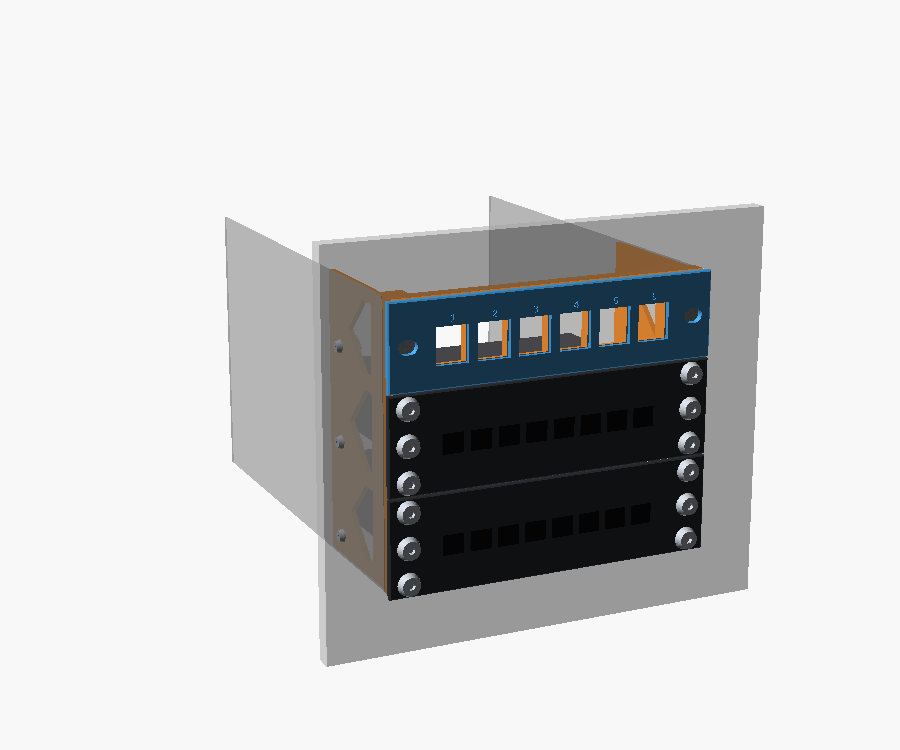
#> input picture docs/img/a_3bay_bezel.png, 900 x 750 px, given in place of mod-ms105g.png, which was not available
$ python render_docs.py modules.png '#' only these sheets '(and' their 'views)'
#> lines starting #> are read from the running program, lines starting #| are printed output that depends on the picture; after the words box and inside, x2 and y2 are one past the last pixel; in counts of white or black regions, pixels touching at a corner belong together
### scripts/build.py
#!/usr/bin/env python3
"""Build every bay2rack variant from one table.

VARIANTS below is the single source of truth. It generates:
  src/bay2rack.json   presets for the OpenSCAD Customizer
  stl/<family>/...    ready-to-print STL files (already in print orientation)
  stl/README.md       what to print for each variant + the hardware you need
  stl/index.json      the same catalogue for the web viewer

Usage:
  python scripts/build.py               build everything
  python scripts/build.py 3bay bezel    only variants whose path contains every word
  python scripts/build.py --json        only regenerate the Customizer presets
  python scripts/build.py --list        list the variants
Set OPENSCAD=/path/to/openscad to choose the binary.
"""
import json
import os
import re
import shutil
import struct
import subprocess
import sys
from concurrent.futures import ThreadPoolExecutor
from pathlib import Path

ROOT = Path(__file__).resolve().parent.parent
SCAD = ROOT / "src" / "bay2rack.scad"
PRESETS = ROOT / "src" / "bay2rack.json"
STL = ROOT / "stl"

FILLERS = [("filler-keystone6.stl", "keystone"), ("filler-vent.stl", "vent"), ("filler-blank.stl", "blank")]

FAMILIES = {
    "plate-flush": "Plate front, flush: N-1 U inside the bay stack + a swappable filler in the spare zone.",
    "plate-overhang": "Plate front, overhang: N bays = N U, the frame and panels stick out a few mm.",
    "bezel-flush": "Exact 5.25in drive bezel, flush with the case front, patch panel cut into the bezel.",
    "bezel-overhang": "Exact 5.25in drive bezel, N U of rack panels overlapping the case front.",
    "panels": "Standalone 6in rack panels for any 6in rack.",
    "modules": "Rack modules: switch and KVM trays, Raspberry Pi trays and 2U blades, fans (40 mm 1U, 60 / 80 mm 2U, 92 / 120 mm 3U), patch and button panels.",
    "bezels": "Bezels for the other PCs, no rack (fit = panel): button panel, vents, 80 or 120 mm fan.",
    "rear": "Printed brackets for two PCI slots: the network cables and the power cable leave the case through them.",
    "covers": "Keystone covers for unused ports, pushed in from the front.",
    "tests": "Small test prints: check them before printing a full adapter.",
}


def variant(path, title, params, parts, flat=False):
    return {"path": path, "title": title, "params": params, "parts": parts, "flat": flat}


def plate_flush(b):
    parts = [("adapter.stl", {"part": "adapter"})]
    parts += [(name, {"part": "filler", "spare_fill": fill}) for name, fill in FILLERS]
    return variant(f"plate-flush/{b}bay-{b - 1}U", f"{b} bay{'s' if b > 1 else ''}, {b - 1}U + spare zone",
                   {"bays": b, "fit": "flush", "front_style": "plate", "filler_mode": "separate"}, parts)


def plate_overhang(b, pattern="auto"):
    return variant(f"plate-overhang/{b}bay-{b}U", f"{b} bay{'s' if b > 1 else ''}, {b}U",
                   {"bays": b, "fit": "overhang", "front_style": "plate", "hole_pattern": pattern},
                   [("adapter.stl", {"part": "adapter"})])


def bezel_flush(b):
    name = f"{b}bay-patch6" if b == 1 else f"{b}bay-{b - 1}U-patch6"
    return variant(f"bezel-flush/{name}", f"{b} bay{'s' if b > 1 else ''}, {b - 1}U + 6-port patch",
                   {"bays": b, "fit": "flush", "front_style": "bezel", "filler_mode": "integral",
                    "spare_fill": "keystone"},
                   [("adapter.stl", {"part": "adapter"})])


def bezel_overhang(b, pattern="auto"):
    return variant(f"bezel-overhang/{b}bay-{b}U", f"{b} bay{'s' if b > 1 else ''}, {b}U",
                   {"bays": b, "fit": "overhang", "front_style": "bezel", "hole_pattern": pattern},
                   [("adapter.stl", {"part": "adapter"})])


def panel(name, title, u, fill, **extra):
    return variant(f"panels/{name}", title, {"part": "rack_panel", "panel_u": u, "panel_fill": fill, **extra},
                   [("", {})], flat=True)


def module(name, title, kind):
    return variant(f"modules/{name}", title, {"part": "rack_module", "module_type": kind}, [("", {})], flat=True)


def bezel(name, title, bays, front_style="bezel", **extra):
    # no rack units: the whole bezel is the fill, cut straight into the frame
    return variant(f"bezels/{name}", title, {"bays": bays, "fit": "panel", "front_style": front_style,
                                             "filler_mode": "integral", **extra},
                   [("adapter.stl", {"part": "adapter"})])


def test(name, title, part, **extra):
    return variant(f"tests/{name}", title, {"part": part, **extra}, [("", {})], flat=True)


# hole_pattern auto: EIA holes inside the bays, one centred hole per U where the panels stick out
# (rack inserts in the outer EIA holes would break out of the posts there).
VARIANTS = (
    [plate_flush(b) for b in (1, 2, 3, 4)]
    + [plate_overhang(1), plate_overhang(2), plate_overhang(3, "center")]
    + [bezel_flush(b) for b in (1, 2, 3)]
    + [bezel_overhang(1), bezel_overhang(2, "center"), bezel_overhang(3, "center")]
    + [bezel("1bay-buttons", "1 bay: power key (MX) + LEDs", 1, spare_fill="buttons", btn_count=1),
       bezel("1bay-vent", "1 bay with vents", 1, spare_fill="vent"),
       bezel("2bay-fan80", "2 bays: 80 mm fan", 2, spare_fill="fan80"),
       bezel("3bay-buttons-fan80", "3 bays: 80 mm fan + power / reset keys", 3, front_style="plate",
             spare_pos="split", spare_split=0.67, spare_fill="fan80", spare_fill_2="buttons"),
       bezel("3bay-fan120", "3 bays: 120 mm fan", 3, front_style="plate", spare_fill="fan120")]
    + [panel("1U-patch6", "1U, 6 keystones", 1, "keystone"),
       panel("1U-vent", "1U, vented", 1, "vent"),
       panel("1U-blank", "1U, blank", 1, "blank"),
       panel("2U-patch12", "2U, 12 keystones", 2, "keystone", ks_ports=12, ks_ports_list=""),
       panel("1U-fan40", "1U, three 40 mm fans", 1, "fan40")]
    + [module("ms105g", "Mercusys MS105G switch tray (1U)", "ms105g"),
       module("uswflex", "UniFi USW-Flex-Mini tray (1U)", "uswflex"),
       module("ux", "UniFi Express tray (1U)", "ux"),
       module("kvm-jet-nano", "KVM tray: JetKVM + NanoKVM (1U)", "kvm:jet+nano"),
       module("kvm-jet-jet", "KVM tray: two JetKVM (1U)", "kvm:jet+jet"),
       module("kvm-nano-nano", "KVM tray: two NanoKVM (1U)", "kvm:nano+nano"),
       module("pi5", "Raspberry Pi 5 / 4 / 3 tray, one board (1U)", "pi:pi5"),
       module("pi-x2", "Raspberry Pi tray, two boards with PoE HATs (1U)", "pi:pi5+pi5"),
       module("pi-zero", "Raspberry Pi Zero tray (1U)", "pi:zero"),
       module("piblade-x4", "Raspberry Pi blades, four boards on edge (2U)", "piblade:pi5+pi5+pi5+pi5"),
       module("fan40", "Three 40 mm fans (1U)", "fan40"),
       module("fan60", "Two 60 mm fans (2U)", "fan60"),
       module("fan80", "One 80 mm fan (2U)", "fan80"),
       module("fan92", "One 92 mm fan (3U)", "fan92"),
       module("fan120", "One 120 mm fan (3U)", "fan120"),
       module("buttons", "Button panel: MX keys + power / HDD LEDs (1U)", "buttons"),
       module("patch6", "Patch panel, 6 keystone ports (1U)", "patch"),
       variant("rear/pci-lan", "PCI-slot bracket for the network cables", {"part": "pci_bracket", "pci_kind": "lan"}, [("", {})], flat=True),
       variant("rear/pci-power", "PCI-slot bracket for the power cable", {"part": "pci_bracket", "pci_kind": "power"}, [("", {})], flat=True),
       variant("covers/keystone-blank", "Plain keystone cover", {"part": "keystone_cover", "cover_type": "blank"}, [("", {})], flat=True),
       variant("covers/keystone-pass", "Keystone cable pass-through cover", {"part": "keystone_cover", "cover_type": "pass"}, [("", {})], flat=True)]
    + [test("bay-plate", "Bay screw corner, plate front", "test_bay"),
       test("bay-bezel", "Bay screw corner, bezel front (checks flushness)", "test_bay", front_style="bezel"),
       test("rack-M5-heatset", "Rack hole spacing bar, M5 heat-set", "test_rack"),
       test("keystone-metal", "One metal keystone holder cell", "test_keystone", ks_style="metal"),
       test("keystone-standard", "One standard keystone cut-out", "test_keystone", ks_style="standard"),
       test("button-mx", "One MX key cut-out of the button panel", "test_button", btn_type="mx"),
       test("button-metal-16", "One 16 mm metal push-button hole", "test_button", btn_type="metal", btn_metal_d=16),
       test("button-retro", "One retro cap opening + carrier post", "test_button", btn_type="retro")]
)


def scad_value(v):
    if isinstance(v, bool):
        return "true" if v else "false"
    if isinstance(v, (int, float)):
        return str(v)
    return f'"{v}"'


def find_openscad():
    if os.environ.get("OPENSCAD"):
        return os.environ["OPENSCAD"]
    for c in ("openscad", "openscad.com",
              r"C:\Program Files\OpenSCAD\openscad.com",
              "/Applications/OpenSCAD.app/Contents/MacOS/OpenSCAD"):
        found = shutil.which(c) or (c if os.path.isfile(c) else None)
        if found:
            return found
    sys.exit("OpenSCAD not found - set OPENSCAD=/path/to/openscad")


# [6 lines left out: function write_presets, not called in this run]


FACET = re.compile(r"facet normal\s+(\S+)\s+(\S+)\s+(\S+)\s+outer loop\s+"
                   r"vertex\s+(\S+)\s+(\S+)\s+(\S+)\s+vertex\s+(\S+)\s+(\S+)\s+(\S+)\s+vertex\s+(\S+)\s+(\S+)\s+(\S+)")


# [124 lines left out: functions normalize_stl, export, write_index, remove_stale, main, not called in this run]


# [2 lines that do not run on import are left out]

### scripts/render_docs.py
#!/usr/bin/env python3
"""Render the README images into docs/img/.

Each view is rendered by OpenSCAD at 2x into build/render/, cropped to its content,
downscaled (anti-aliasing) and laid out as captioned cards on a few sheets.
Needs OpenSCAD and Pillow (pip install pillow).

Usage: python scripts/render_docs.py               # every sheet
       python scripts/render_docs.py modules.png   # only these sheets (and their views)
"""
import os
import subprocess
import sys
from concurrent.futures import ThreadPoolExecutor
from pathlib import Path

from PIL import Image, ImageChops, ImageDraw, ImageFont

sys.path.insert(0, str(Path(__file__).resolve().parent))
from build import ROOT, SCAD, find_openscad, scad_value  # noqa: E402

IMG = ROOT / "docs" / "img"
RAW = ROOT / "build" / "render"
ISO = "0,0,0,68,0,-32,0"            # gimbal camera, used with --viewall
CLOSE = "-320,-470,250,0,40,60"     # eye + target: close-up of the bays in the tower
NO_CASE = {"case_view": "none", "scene": "single"}
BEZEL = {"front_style": "bezel", "filler_mode": "integral"}

# name: (camera, raw size, viewall, params)  - raw size is 2x the card size
VIEWS = {
    "rack-nkvm":       ("-170,-330,150,0,0,60", "1200,900", False, {"scene": "single", "case_view": "none", "rack_modules": "nkvm:side,ms105g"}),
    "rack-close":      ("-170,-330,150,0,0,60", "1200,900", False, {"scene": "single", "case_view": "none"}),
    "mounted-bezel":   (CLOSE, "1200,900", False, {**BEZEL, "scene": "single"}),
    "mounted-1bay":    ("-260,-400,200,0,40,15", "1200,900", False, {"bays": 1, "case_model": "window_full", **BEZEL, "scene": "single"}),
    "btn-ring":        ("-60,-230,95,0,-10,108", "1200,900", False, {"spare_fill": "buttons", "led_style": "ring", **NO_CASE}),
    "btn-halo":        ("-60,-230,95,0,-10,108", "1200,900", False, {"spare_fill": "buttons", "led_style": "halo", **NO_CASE}),
    "btn-glow":        ("-60,-230,95,0,-10,108", "1200,900", False, {"spare_fill": "buttons", "led_style": "glow", **NO_CASE}),
    "pf-1":            (ISO, "1200,900", True, {"bays": 1, **NO_CASE}),
    "pf-3":            (ISO, "1200,900", True, {"bays": 3, **NO_CASE}),
    "pf-4":            (ISO, "1200,900", True, {"bays": 4, **NO_CASE}),
    "po-3":            (ISO, "1200,900", True, {"bays": 3, "fit": "overhang", "hole_pattern": "center", **NO_CASE}),
    "bf-3":            (ISO, "1200,900", True, {**BEZEL, **NO_CASE}),
    "bo-3":            (ISO, "1200,900", True, {"fit": "overhang", "hole_pattern": "center", "front_style": "bezel", **NO_CASE}),
    "hw-explode":      (ISO, "1200,900", True, {"explode": 25, **NO_CASE}),
    "hw-row":          ("0,0,0,60,0,-25,0", "1200,900", True, {"section": "rack_row"}),
    "hw-column":       ("0,0,0,75,0,60,0", "1200,900", True, {"section": "rack_column"}),
    "mod-ms105g":      ("0,0,0,55,0,25,0", "1200,900", True, {"part": "rack_module", "module_type": "ms105g"}),
    "ks-front":        ("0,0,0,90,0,0,0", "1200,900", True, {"part": "rack_panel", "print_orientation": False}),
    "ks-back":         ("0,0,0,62,0,200,0", "1200,900", True, {"part": "rack_panel", "print_orientation": False}),
    "ks-cut":          ("0,0,0,90,0,90,0", "1200,900", True, None),     # special: cut-open coupon
    "cover-pass":      ("0,0,0,50,0,30,0", "1200,900", True, {"part": "keystone_cover", "cover_type": "pass"}),
    "print":           ("0,0,0,55,0,-30,0", "1200,900", True, {"part": "adapter"}),
}

SHEETS = {
    "homelab.png":  (2, [("rack-nkvm", "NanoKVM bay · MS105G switch · patch panel"),
                         ("rack-close", "MS105G switch · JetKVM + NanoKVM tray · patch panel")]),
    "variants.png": (3, [("pf-1", "plate-flush · 1 bay · 6-port patch"),
                         ("pf-3", "plate-flush · 3 bays · 2U + patch"),
                         ("pf-4", "plate-flush · 4 bays · 3U + patch"),
                         ("po-3", "plate-overhang · 3 bays · 3U"),
                         ("bf-3", "bezel-flush · 3 bays · 2U + patch"),
                         ("bo-3", "bezel-overhang · 3 bays · 3U")]),
    "mounted.png":  (2, [("mounted-bezel", "exact 5.25\" bezel · flush with the case front"),
                         ("mounted-1bay", "1 bay · patch panel bezel")]),
    "modules.png":  (2, [("mod-ms105g", "Mercusys MS105G mount"),
                         ("cover-pass", "keystone pass-through cover")]),
    "buttons.png":  (3, [("btn-ring", "MX keys · LED ring"),
                         ("btn-halo", "MX keys · halo"),
                         ("btn-glow", "MX keys · hidden glow")]),
    "keystone.png": (3, [("ks-front", "1U panel · metal keystones, covers, pass-through"),
                         ("ks-back", "holder cells (back)"),
                         ("ks-cut", "cell profile: latch ramp + rear lips")]),
    "hardware.png": (3, [("hw-explode", "explode = 25"),
                         ("hw-row", "section = rack_row"),
                         ("hw-column", "section = rack_column")]),
    "print.png":    (1, [("print", None)]),
}

CARD = (600, 450)       # card size of the sheet images (px)
GAP, PAD, CAP = 18, 24, 34
BG, CARD_BG, TEXT = (255, 255, 255), (246, 247, 249), (60, 64, 72)

KS_CUT_SCAD = """include <{main}>
part = "none";
intersection() {{
    test_keystone();
    translate([-100, -50, -50]) cube(100);
}}
"""


def render(openscad, name, spec):
    camera, size, viewall, params = spec
    out = RAW / f"{name}.png"
    if params is None:   # cut-open keystone coupon
        src = RAW / "ks_cut.scad"
        src.write_text(KS_CUT_SCAD.format(main=SCAD.as_posix()), encoding="utf-8")
        params = {}
    else:
        src = SCAD
    cmd = [openscad, "-o", str(out), f"--imgsize={size}", f"--camera={camera}", "--colorscheme=Tomorrow"]
    if viewall:
        cmd += ["--viewall", "--autocenter"]
    cmd += [a for k, v in params.items() for a in ("-D", f"{k}={scad_value(v)}")] + [str(src)]
    r = subprocess.run(cmd, capture_output=True, text=True, encoding="utf-8", errors="replace")
    return name, r.returncode == 0 and out.exists()


def load_cropped(name):
    im = Image.open(RAW / f"{name}.png").convert("RGB")
    bg = im.getpixel((0, 0))
    diff = ImageChops.difference(im, Image.new("RGB", im.size, bg)).convert("L").point(lambda v: 255 if v > 4 else 0)
    box = diff.getbbox() or (0, 0, *im.size)
    m = 30
    box = (max(box[0] - m, 0), max(box[1] - m, 0), min(box[2] + m, im.size[0]), min(box[3] + m, im.size[1]))
    im = im.crop(box)
    # unify the background with the card colour
    out = Image.new("RGB", im.size, CARD_BG)
    out.paste(im, mask=diff.crop(box).point(lambda v: 255 if v else 0))
    full_bleed = box[0] == 0 and box[1] == 0          # tower shots fill the frame: keep their background
    return im if full_bleed else out


def font(size):
    for f in ("DejaVuSans.ttf", "segoeui.ttf", "Arial.ttf", "arial.ttf"):
        try:
            return ImageFont.truetype(f, size)
        except OSError:
            pass
    try:
        import matplotlib
        return ImageFont.truetype(str(Path(matplotlib.get_data_path()) / "fonts/ttf/DejaVuSans.ttf"), size)
    except Exception:
        return ImageFont.load_default()


def fit(im, w, h):
    s = min(w / im.size[0], h / im.size[1])
    return im.resize((max(1, int(im.size[0] * s)), max(1, int(im.size[1] * s))), Image.LANCZOS)


def sheet(filename, cols, items):
    if cols == 1 and len(items) == 1:      # single image: just crop + downscale
        im = load_cropped(items[0][0])
        im = im.resize((im.size[0] // 2, im.size[1] // 2), Image.LANCZOS)
        im.save(IMG / filename, optimize=True)
        return
    rows = (len(items) + cols - 1) // cols
    cw, ch = CARD
    W = PAD * 2 + cols * cw + (cols - 1) * GAP
    H = PAD * 2 + rows * (ch + CAP) + (rows - 1) * GAP
    canvas = Image.new("RGB", (W, H), BG)
    draw = ImageDraw.Draw(canvas)
    f = font(19)
    for i, (name, caption) in enumerate(items):
        r, c = divmod(i, cols)
        x0, y0 = PAD + c * (cw + GAP), PAD + r * (ch + CAP + GAP)
        draw.rounded_rectangle([x0, y0, x0 + cw, y0 + ch], radius=14, fill=CARD_BG)
        im = load_cropped(name)
        full = im.getpixel((0, 0)) != CARD_BG
        im = fit(im, cw, ch) if full else fit(im, cw - 30, ch - 30)
        if full:   # full-bleed render: clip to the rounded card
            m = Image.new("L", (cw, ch), 0)
            ImageDraw.Draw(m).rounded_rectangle([0, 0, cw - 1, ch - 1], radius=14, fill=255)
            tile = Image.new("RGB", (cw, ch), CARD_BG)
            tile.paste(im, ((cw - im.size[0]) // 2, (ch - im.size[1]) // 2))
            canvas.paste(tile, (x0, y0), m)
        else:
            canvas.paste(im, (x0 + (cw - im.size[0]) // 2, y0 + (ch - im.size[1]) // 2))
        if caption:
            tw = draw.textlength(caption, font=f)
            draw.text((x0 + (cw - tw) / 2, y0 + ch + 7), caption, fill=TEXT, font=f)
    canvas.save(IMG / filename, optimize=True)


def main():
    RAW.mkdir(parents=True, exist_ok=True)
    IMG.mkdir(parents=True, exist_ok=True)
    openscad = find_openscad()
    sheets = {k: v for k, v in SHEETS.items() if k in sys.argv[1:]} or SHEETS
    need = {name for _, items in sheets.values() for name, _ in items}
    with ThreadPoolExecutor(max_workers=os.cpu_count() or 4) as pool:
        for name, ok in pool.map(lambda kv: render(openscad, *kv), [kv for kv in VIEWS.items() if kv[0] in need]):
            if not ok:
                print(f"  FAIL  render {name}")
    # (each sheet overwrites its file; docs/img also keeps the icons and the photos, never delete there)
    for filename, (cols, items) in sheets.items():
        sheet(filename, cols, items)
#> in load_cropped, im is the input picture: PIL image 900x750 RGB; mean R, G, B 203.1, 203.6, 203.9
#> in load_cropped, `bg = im.getpixel((0, 0))`: bg = (248, 248, 248)
#> in load_cropped, `diff = ImageChops.difference(im, Image.new("RGB", im.size, bg)).conver..`:
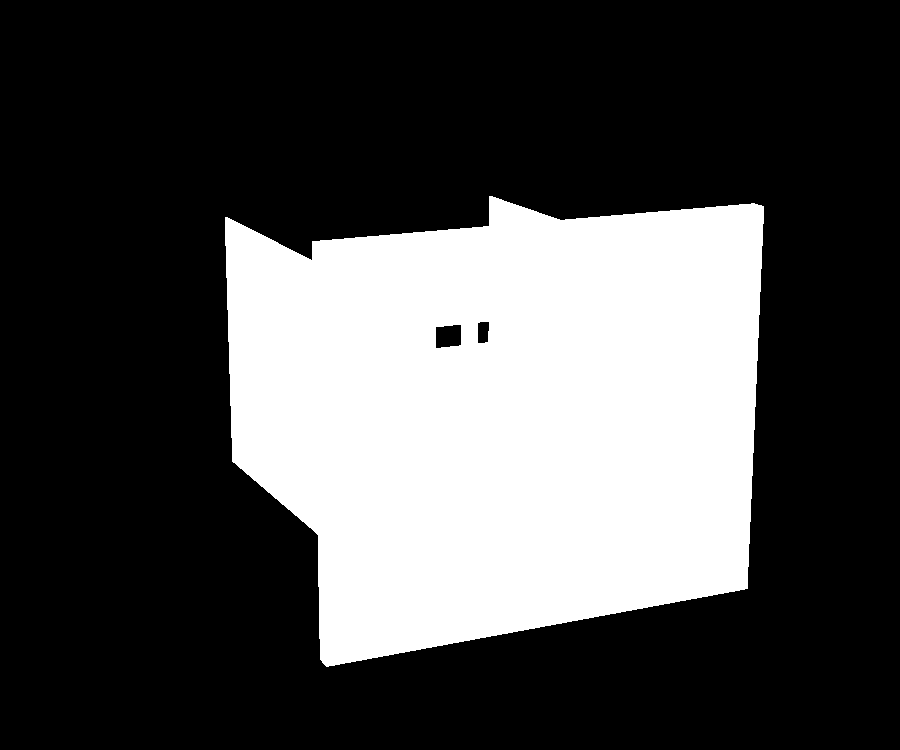
#> diff: PIL image 900x750 L; 29.8% white; 1 white region, box (x1, y1, x2, y2) and area: (225, 196, 764, 667) 201198
#> in load_cropped, `box = diff.getbbox() or (0, 0, *im.size)`: box = (225, 196, 764, 667)
#> in load_cropped, `box = (max(box[0] - m, 0), max(box[1] - m, 0), min(box[2] + m, im.size..`: box = (195, 166, 794, 697)
#> in load_cropped, `im = im.crop(box)`:
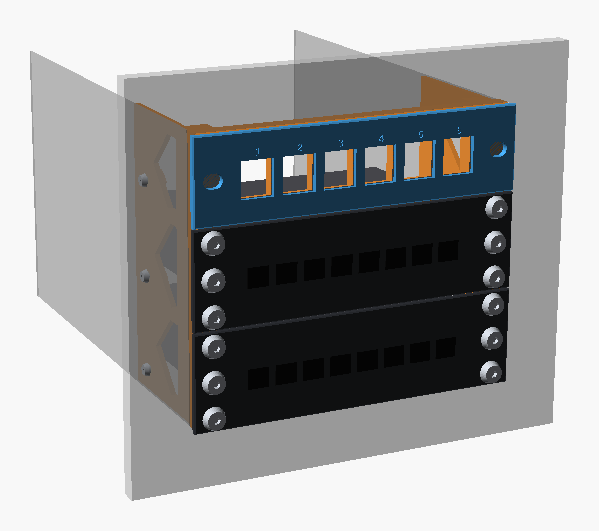
#> im: PIL image 599x531 RGB; mean R, G, B 152.7, 153.8, 154.4
#> in load_cropped, `full_bleed = box[0] == 0 and box[1] == 0`: full_bleed = False
#> in sheet, `canvas.paste(im, (x0 + (cw - im.size[0]) // 2, y0 + (ch - im.size[1]) ..`:
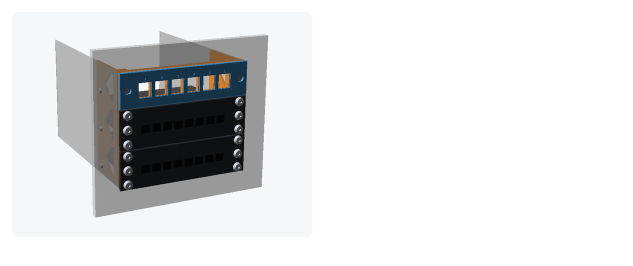
#> canvas: PIL image 1266x532 RGB (shown at 1/2 size); mean R, G, B 223.6, 224.2, 224.8
#> in sheet, `tw = draw.textlength(caption, font=f)`: tw = 242.3
#> in sheet, `canvas.save(IMG / filename, optimize=True)`:
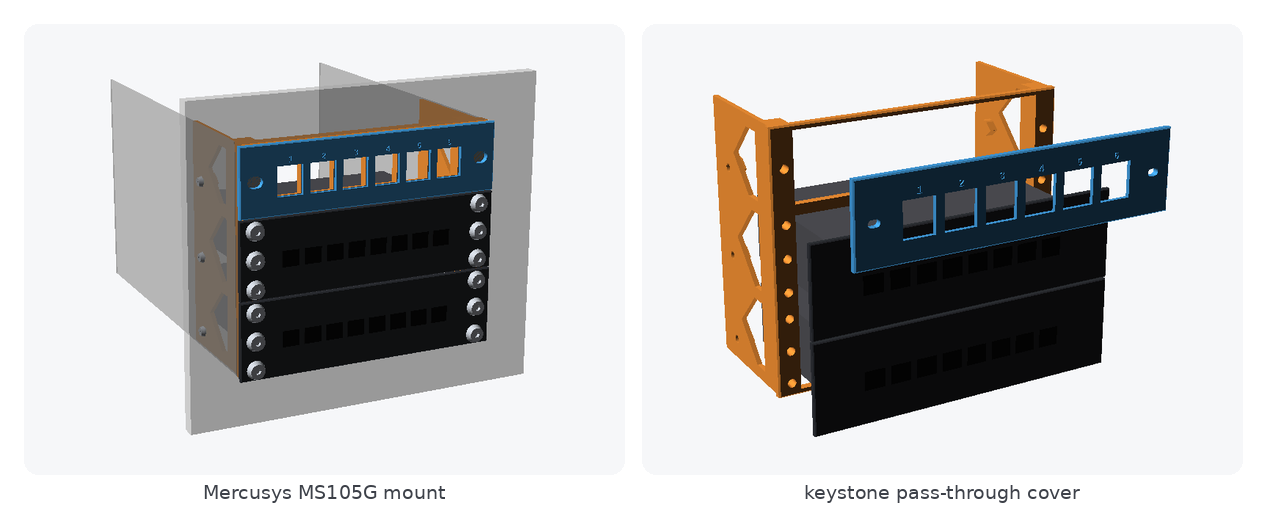
#> saved as modules.png: PIL image 1266x532 RGB; mean R, G, B 190.2, 189.4, 189
        print(f"  ok    docs/img/{filename}")


if __name__ == "__main__":
    main()
